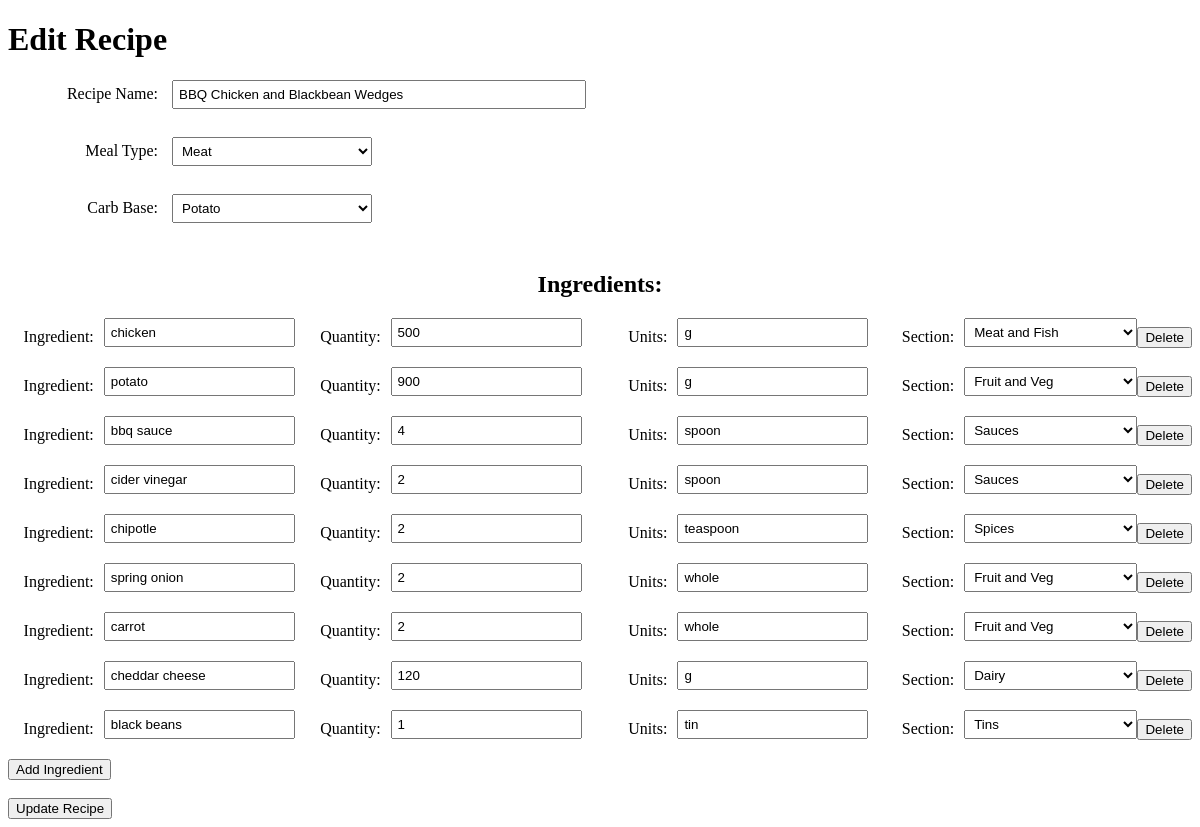
Page /edit_recipe/2 on the committed database.
### db_models.py (models this page shows)
class Recipe(db.Model):
    __tablename__ = 'recipes'
    id = db.Column(db.Integer, primary_key=True, autoincrement=True)
    name = db.Column(db.String(255), nullable=False)
    category1 = db.Column(db.String(255), nullable=False)
    category2 = db.Column(db.String(255), nullable=False)

class RecipeItem(db.Model):
    __tablename__ = 'recipe_items'
    id = db.Column(db.Integer, primary_key=True, autoincrement=True)
    recipe_id = db.Column(db.Integer, db.ForeignKey('recipes.id'), nullable=False)
    item_id = db.Column(db.Integer, db.ForeignKey('items.id'), nullable=False)
    quantity = db.Column(db.Integer, nullable=False)
    recipe = db.relationship('Recipe', backref=db.backref('recipe_items', lazy=True))
    item = db.relationship('Item', backref=db.backref('recipe_items', lazy=True))

class Item(db.Model):
    __tablename__ = 'items'
    id = db.Column(db.Integer, primary_key=True, autoincrement=True)
    name = db.Column(db.String(255), nullable=False)
    unit = db.Column(db.String(255), nullable=False)
    shop_section = db.Column(db.String(255), nullable=False)

### app.py (the view, shortened to what this page needs)
@app.route('/edit_recipe/<int:id>', methods=['GET', 'POST'])
def edit_recipe(id):
    recipe = Recipe.query.get_or_404(id)
    previous_ingredients = db.session.query(Item.name, RecipeItem.quantity, Item.unit, Item.shop_section, Item.id)\
        .join(RecipeItem, Item.id == RecipeItem.item_id)\
        .filter(RecipeItem.recipe_id == id)\
        .all()
    return render_template('edit_recipe.html', ingredients = previous_ingredients, recipe = recipe.name,
                           category1 = recipe.category1, category2 = recipe.category2)

### templates/edit_recipe.html (shortened to what this page needs)
<!DOCTYPE html>
<html>
  <head>
    <link rel="stylesheet" href="{{ url_for('static', filename='add_style.css') }}">
  </head>
  <body>
    <h1>Edit Recipe</h1>
    <form method="POST">
      <label for="name">Recipe Name:</label>
      <input type="text" name="name" value="{{ recipe }}" required><br><br>
      <label for="category1">Meal Type:</label>
      <select name="category1" required>
        <option value="Meat" {% if category1 == 'Meat' %}selected{% endif %}>Meat</option>
      </select><br><br>
      <label for="category2">Carb Base:</label>
      <select name="category2" required>
        <option value="Potato" {% if category2 == 'Potato' %}selected{% endif %}>Potato</option>
      </select><br><br>
      <h2>Ingredients:</h2>
      <div id="ingredients">
        {% for item in ingredients %}
        <div>
          <label for="ingredient">Ingredient:</label>
          <input type="text" name="ingredients[]" value="{{ item[0] }}" required>
          <label for="quantity">Quantity:</label>
          <input type="text" name="quantities[]" value="{{ item[1] }}" required>
          <label for="units">Units:</label>
          <input type="text" name="units[]" value="{{ item[2] }}" required>
          <label for="section">Section:</label>
          <select name="shop_sections[]">
            <option value="Fruit and Veg" {% if item[3] == 'Fruit and Veg' %}selected{% endif %}>Fruit and Veg</option>
            <option value="Meat and Fish" {% if item[3] == 'Meat and Fish' %}selected{% endif %}>Meat and Fish</option>
            <option value="Dairy" {% if item[3] == 'Dairy' %}selected{% endif %}>Dairy</option>
            <option value="Sauces" {% if item[3] == 'Sauces' %}selected{% endif %}>Sauces</option>
            <option value="Tins" {% if item[3] == 'Tins' %}selected{% endif %}>Tins</option>
            <option value="Spices" {% if item[3] == 'Spices' %}selected{% endif %}>Spices</option>
          </select><br><br>
          <button type="button" onclick="removeIngredient(this)">Delete</button>
        </div>
        {% endfor %}
      </div>
      <button type="button" onclick="addIngredient()">Add Ingredient</button><br><br>
      <input type="submit" value="Update Recipe">
    </form>
  </body>
</html>

### static/add_style.css (style rules this page uses)
label { display: inline-block; width: 150px; text-align: right; margin-right: 10px; }
input[type="text"], select { width: 200px; padding: 5px; margin-bottom: 10px; }
input[name="name"] { width: 400px; }
h2 { clear: both; text-align: center; }
#ingredients div { display: flex; align-items: center; margin-bottom: 10px; }
#ingredients label { width: 100px; margin-right: 10px }

### rows in the picture
Recipe: name "BBQ Chicken and Blackbean Wedges", category1 "Meat", category2 "Potato"
RecipeItem: name "chicken", quantity "500", unit "g"
RecipeItem: name "potato", quantity "900", unit "g"
RecipeItem: name "bbq sauce", quantity "4", unit "spoon"
RecipeItem: name "cider vinegar", quantity "2", unit "spoon"
RecipeItem: name "chipotle", quantity "2", unit "teaspoon"
RecipeItem: name "spring onion", quantity "2", unit "whole"
RecipeItem: name "carrot", quantity "2", unit "whole"
RecipeItem: name "cheddar cheese", quantity "120", unit "g"
RecipeItem: name "black beans", quantity "1", unit "tin"
